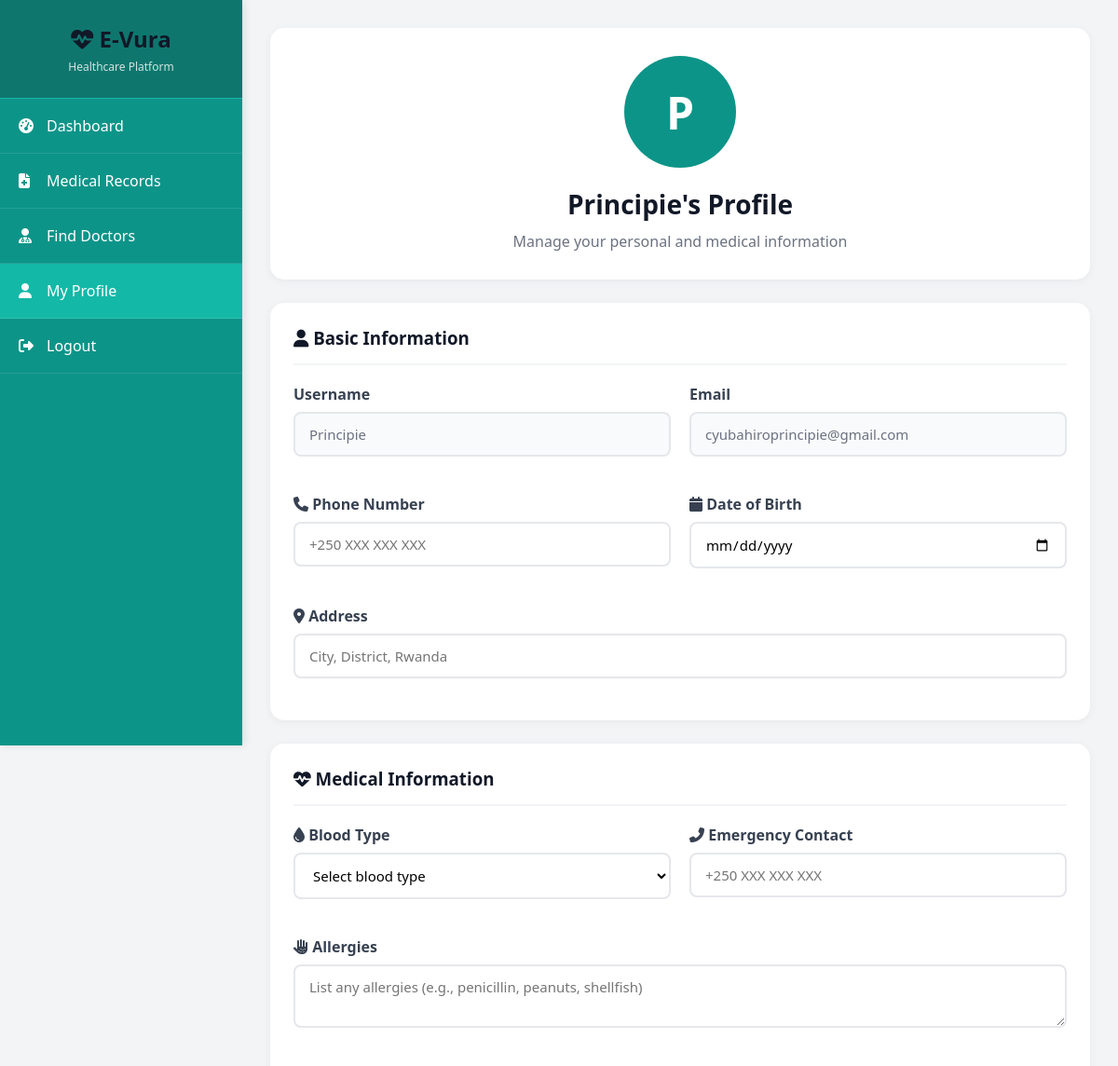
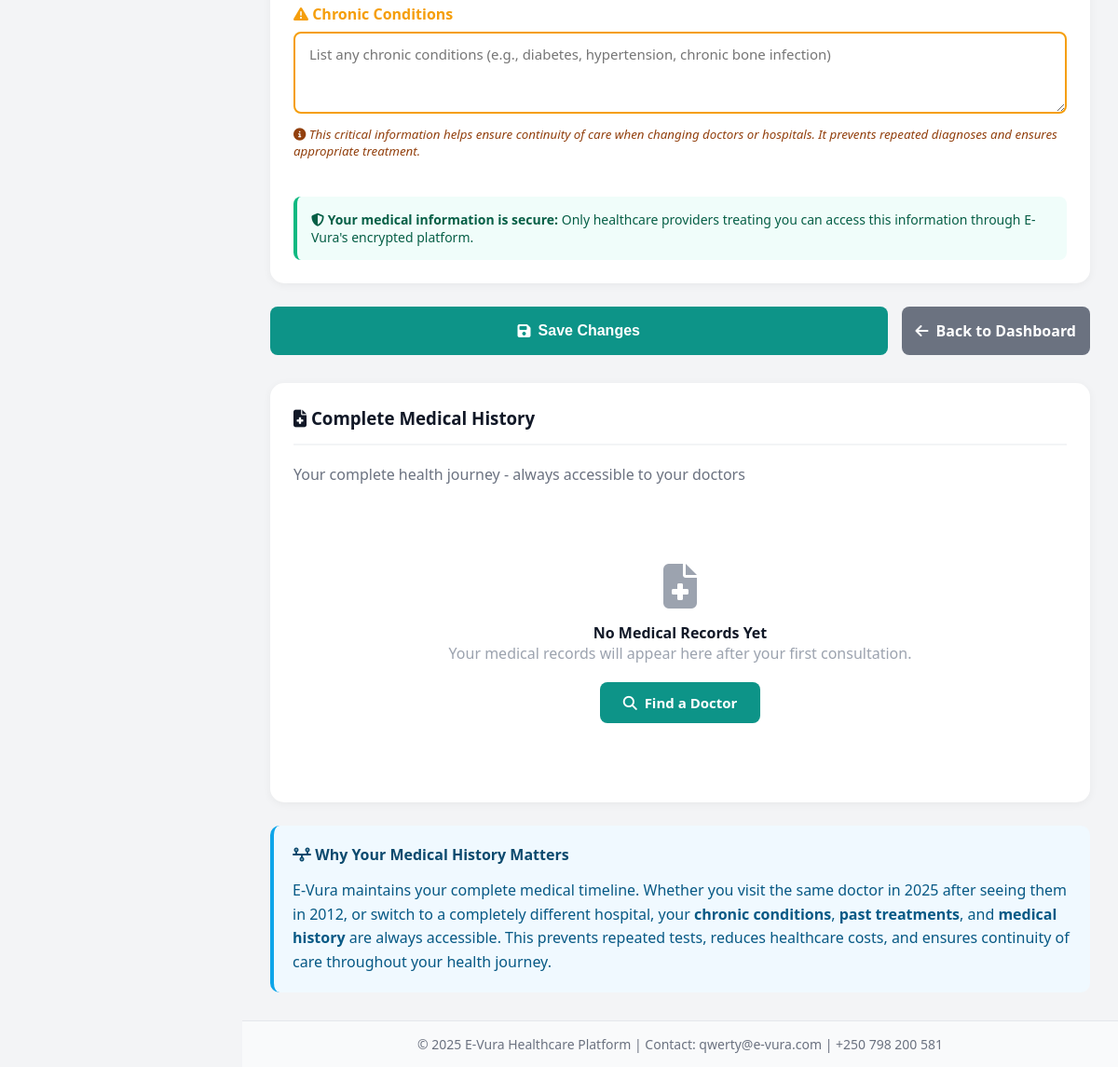
The app's page /patient/profile (signed in) with its own data (2 pictures, top to bottom).
### app.py (models this page shows, shortened)
class Patient(db.Model):
    id = db.Column(db.Integer, primary_key=True)
    username = db.Column(db.String(100), unique=True, nullable=False)
    email = db.Column(db.String(120), unique=True, nullable=False)
    password = db.Column(db.String(200), nullable=False)
    phone = db.Column(db.String(20))
    date_of_birth = db.Column(db.String(20))
    address = db.Column(db.String(200))
    blood_type = db.Column(db.String(5))
    allergies = db.Column(db.Text)
    chronic_conditions = db.Column(db.Text)
    emergency_contact = db.Column(db.String(20))
    created_at = db.Column(db.DateTime, default=datetime.utcnow)
    appointments = db.relationship('Appointment', backref='patient', lazy=True, foreign_keys='Appointment.patient_id')
    records = db.relationship('MedicalRecord', backref='patient', lazy=True)

### app.py (the view, shortened to what this page needs)
@app.route('/patient/profile', methods=['GET', 'POST'])
@login_required
@patient_required
def patient_profile():
    patient = Patient.query.get(session['user_id'])
    records = MedicalRecord.query.filter_by(patient_id=patient.id).order_by(MedicalRecord.created_at.desc()).all()
    return render_template('patient_profile.html', patient=patient, records=records)

### app.py (called while the page is built)
def login_required(f):
    @wraps(f)
    def decorated_function(*args, **kwargs):
        if 'user_id' not in session or 'user_type' not in session:
            flash('Please log in to access this page.', 'warning')
            return redirect(url_for('login'))
        return f(*args, **kwargs)
    return decorated_function

def patient_required(f):
    @wraps(f)
    def decorated_function(*args, **kwargs):
        if session.get('user_type') != 'patient':
            flash('Access denied. Patients only.', 'danger')
            return redirect(url_for('index'))
        return f(*args, **kwargs)
    return decorated_function

### templates/patient_profile.html (shortened to what this page needs)
{% extends "base.html" %}
{% block content %}
<div style="background: white; border-radius: 15px; padding: 30px; margin-bottom: 25px; box-shadow: 0 2px 10px rgba(0,0,0,0.05); text-align: center;">
    <div style="width: 120px; height: 120px; border-radius: 50%; background: #0d9488; display: flex; align-items: center; justify-content: center; font-size: 48px; color: white; font-weight: bold; margin: 0 auto 20px;">
        {{ patient.username[0]|upper }}
    </div>
    <h1 style="font-size: 28px; margin-bottom: 10px;">{{ patient.username }}'s Profile</h1>
    <p style="color: #6b7280;">Manage your personal and medical information</p>
</div>
<form method="POST" action="{{ url_for('patient_profile') }}">
    <div style="background: white; border-radius: 15px; padding: 25px; margin-bottom: 25px; box-shadow: 0 2px 10px rgba(0,0,0,0.05);">
        <h3 style="color: #111827; margin-bottom: 20px; padding-bottom: 15px; border-bottom: 2px solid #f3f4f6;">
            <i class="fas fa-user"></i> Basic Information
        </h3>
        <div style="display: grid; grid-template-columns: 1fr 1fr; gap: 20px;">
            <div class="form-group">
                <label>Username</label>
                <input type="text" value="{{ patient.username }}" disabled style="background: #f9fafb; color: #6b7280;">
            </div>
            <div class="form-group">
                <label>Email</label>
                <input type="email" value="{{ patient.email }}" disabled style="background: #f9fafb; color: #6b7280;">
            </div>
            <div class="form-group">
                <label><i class="fas fa-phone"></i> Phone Number</label>
                <input type="tel" name="phone" value="{{ patient.phone or '' }}" placeholder="+250 XXX XXX XXX">
            </div>
            <div class="form-group">
                <label><i class="fas fa-calendar"></i> Date of Birth</label>
                <input type="date" name="date_of_birth" value="{{ patient.date_of_birth or '' }}">
            </div>
            <div class="form-group" style="grid-column: 1 / -1;">
                <label><i class="fas fa-map-marker-alt"></i> Address</label>
                <input type="text" name="address" value="{{ patient.address or '' }}" placeholder="City, District, Rwanda">
            </div>
        </div>
    </div>
    <div style="background: white; border-radius: 15px; padding: 25px; margin-bottom: 25px; box-shadow: 0 2px 10px rgba(0,0,0,0.05);">
        <h3 style="color: #111827; margin-bottom: 20px; padding-bottom: 15px; border-bottom: 2px solid #f3f4f6;">
            <i class="fas fa-heartbeat"></i> Medical Information
        </h3>
        <div style="display: grid; grid-template-columns: 1fr 1fr; gap: 20px;">
            <div class="form-group">
                <label><i class="fas fa-tint"></i> Blood Type</label>
                <select name="blood_type">
                    <option value="">Select blood type</option>
                </select>
            </div>
            <div class="form-group">
                <label><i class="fas fa-phone-alt"></i> Emergency Contact</label>
                <input type="tel" name="emergency_contact" value="{{ patient.emergency_contact or '' }}" placeholder="+250 XXX XXX XXX">
            </div>
            <div class="form-group" style="grid-column: 1 / -1;">
                <label><i class="fas fa-allergies"></i> Allergies</label>
                <textarea name="allergies" rows="2" placeholder="List any allergies (e.g., penicillin, peanuts, shellfish)">{{ patient.allergies or '' }}</textarea>
            </div>
            <div class="form-group" style="grid-column: 1 / -1;">
                <label style="color: #f59e0b;"><i class="fas fa-exclamation-triangle"></i> Chronic Conditions</label>
                <textarea name="chronic_conditions" rows="3" placeholder="List any chronic conditions (e.g., diabetes, hypertension, chronic bone infection)" style="border-color: #f59e0b; border-width: 2px;">{{ patient.chronic_conditions or '' }}</textarea>
                <small style="color: #92400e; font-style: italic; display: block; margin-top: 8px;">
                    <i class="fas fa-info-circle"></i> This critical information helps ensure continuity of care when changing doctors or hospitals. It prevents repeated diagnoses and ensures appropriate treatment.
                </small>
            </div>
        </div>
        <div style="background: #f0fdfa; border-left: 4px solid #10b981; padding: 15px; border-radius: 8px; margin-top: 20px;">
            <p style="color: #065f46; font-size: 14px; margin: 0;">
                <i class="fas fa-shield-alt"></i> <strong>Your medical information is secure:</strong> Only healthcare providers treating you can access this information through E-Vura's encrypted platform.
            </p>
        </div>
    </div>
    <div style="display: flex; gap: 15px; margin-bottom: 30px;">
        <button type="submit" class="btn btn-primary" style="flex: 1; padding: 15px; font-size: 16px;">
            <i class="fas fa-save"></i> Save Changes
        </button>
        <a href="{{ url_for('patient_dashboard') }}" class="btn btn-secondary" style="padding: 15px; font-size: 16px;">
            <i class="fas fa-arrow-left"></i> Back to Dashboard
        </a>
    </div>
</form>
<div style="background: white; border-radius: 15px; padding: 25px; margin-bottom: 25px; box-shadow: 0 2px 10px rgba(0,0,0,0.05);">
    <h3 style="color: #111827; margin-bottom: 20px; padding-bottom: 15px; border-bottom: 2px solid #f3f4f6;">
        <i class="fas fa-file-medical"></i> Complete Medical History
    </h3>
    <p style="color: #6b7280; margin-bottom: 25px;">Your complete health journey - always accessible to your doctors</p>
    {% if records %}
        {% for record in records %}
            <div style="border: 1px solid #e5e7eb; border-radius: 12px; padding: 20px; margin-bottom: 20px; transition: box-shadow 0.3s ease; hover: box-shadow: 0 4px 15px rgba(0,0,0,0.1);">
                <div style="display: flex; justify-content: space-between; margin-bottom: 15px;">
                    <div>
                        <h4 style="color: #0d9488; margin-bottom: 5px;">Dr. {{ record.doctor.username }}</h4>
                        <div style="color: #6b7280; font-size: 14px;">
                            {{ record.doctor.specialization or 'General Practice' }}
                            {% if record.doctor.hospital %} - {{ record.doctor.hospital }}{% endif %}
                        </div>
                    </div>
                    <div style="text-align: right;">
                        <div style="color: #111827; font-weight: 600;">{{ record.visit_date }}</div>
                        {% if record.follow_up_required %}
                        <div style="color: #ef4444; font-size: 12px; font-weight: 600; margin-top: 5px;">
                            <i class="fas fa-flag"></i> Follow-up Required
                        </div>
                        {% endif %}
                    </div>
                </div>
                <div style="background: #f9fafb; padding: 15px; border-radius: 8px;">
                    <div style="margin-bottom: 12px;">
                        <strong style="color: #374151; margin-right: 10px;">Diagnosis:</strong>
                        <span style="color: #4b5563;">{{ record.diagnosis }}</span>
                    </div>
                    {% if record.treatment %}
                    <div style="margin-bottom: 12px;">
                        <strong style="color: #374151; margin-right: 10px;">Treatment:</strong>
                        <span style="color: #4b5563;">{{ record.treatment }}</span>
                    </div>
                    {% endif %}
                    {% if record.prescription %}
                    <div style="margin-bottom: 12px;">
                        <strong style="color: #374151; margin-right: 10px;">Prescription:</strong>
                        <span style="color: #4b5563;">{{ record.prescription }}</span>
                    </div>
                    {% endif %}
                    {% if record.notes %}
                    <div style="margin-bottom: 0;">
                        <strong style="color: #374151; margin-right: 10px;">Notes:</strong>
                        <span style="color: #4b5563;">{{ record.notes }}</span>
                    </div>
                    {% endif %}
                </div>
            </div>
        {% endfor %}
    {% else %}
        <div style="text-align: center; padding: 60px; color: #9ca3af;">
            <i class="fas fa-file-medical" style="font-size: 48px; margin-bottom: 15px;"></i>
            <h4>No Medical Records Yet</h4>
            <p style="margin-bottom: 20px;">Your medical records will appear here after your first consultation.</p>
            <a href="{{ url_for('find_doctors') }}" class="btn btn-primary">
                <i class="fas fa-search"></i> Find a Doctor
            </a>
        </div>
    {% endif %}
</div>
<div style="background: #f0f9ff; border-left: 4px solid #0ea5e9; padding: 20px; border-radius: 10px;">
    <h4 style="color: #0c4a6e; margin-bottom: 15px;"><i class="fas fa-timeline"></i> Why Your Medical History Matters</h4>
    <p style="color: #075985; margin: 0; line-height: 1.6;">
        E-Vura maintains your complete medical timeline. Whether you visit the same doctor in 2025 after seeing them in 2012,
        or switch to a completely different hospital, your <strong>chronic conditions</strong>, <strong>past treatments</strong>,
        and <strong>medical history</strong> are always accessible. This prevents repeated tests, reduces healthcare costs,
        and ensures continuity of care throughout your health journey.
    </p>
</div>
{% endblock %}

### static/css/style.css (style rules this page uses)
* { margin: 0; padding: 0; box-sizing: border-box; }
body { font-family: 'Segoe UI', Tahoma, Geneva, Verdana, sans-serif; background: #f3f4f6; min-height: 100vh; }
.btn { padding: 12px 25px; border: none; border-radius: 8px; cursor: pointer; font-size: 15px; font-weight: 600; transition: all 0.3s ease; text-decoration: none; display: inline-flex; align-items: center; gap: 8px; justify-content: center; }
.btn-primary { background: #0d9488; color: white; }
.btn-secondary { background: #6b7280; color: white; }
input[type="text"], input[type="email"], input[type="password"], input[type="tel"], input[type="date"], input[type="time"], textarea, select { width: 100%; padding: 12px 15px; border: 2px solid #e5e7eb; border-radius: 8px; font-size: 15px; transition: border-color 0.3s; font-family: inherit; background: white; }
label { display: block; margin-bottom: 8px; font-weight: 600; color: #374151; }
.form-group { margin-bottom: 20px; }
h1, h2, h3, h4 { color: #111827; }

### records on screen
Patient: username "P", username "Principie", email "cyubahiroprincipie@gmail.com"
